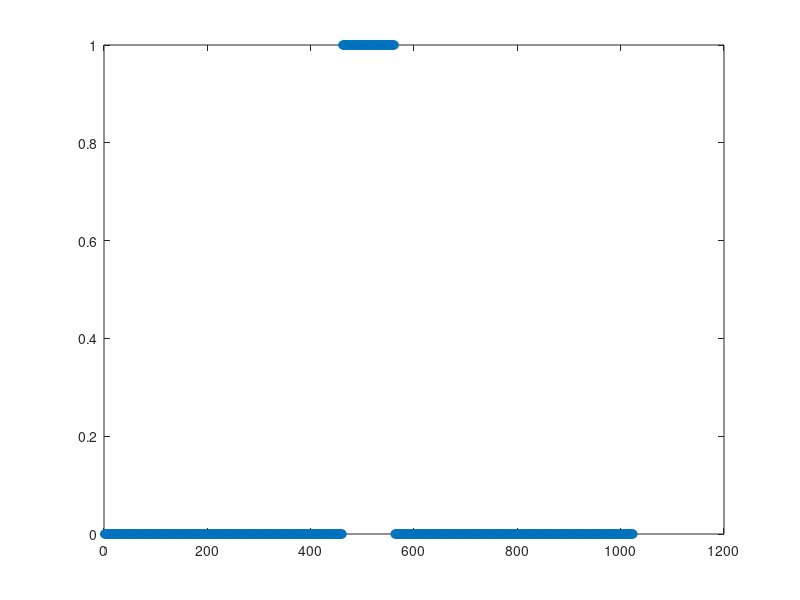
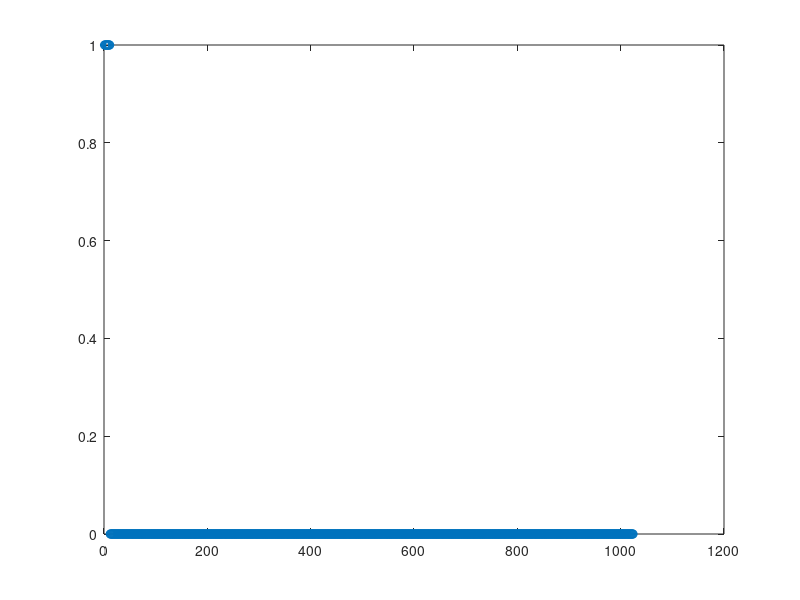
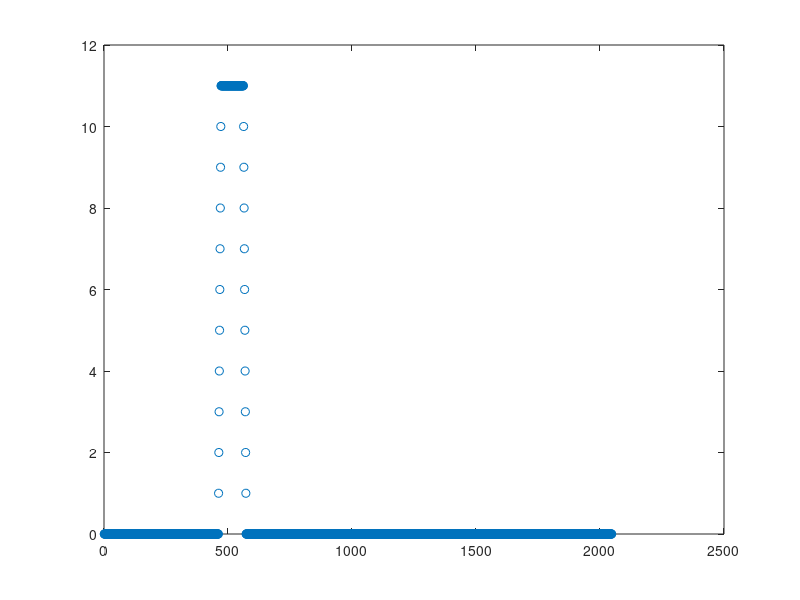
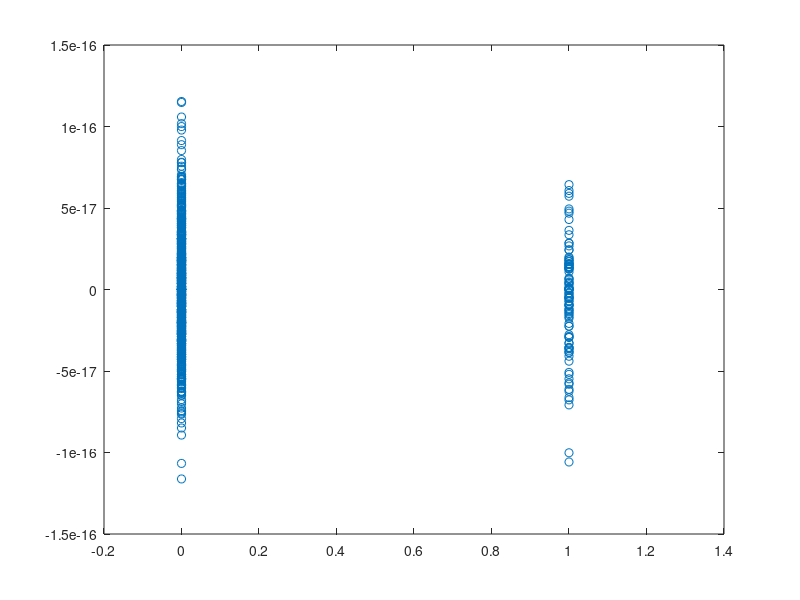

MATLAB code to generate these figures, in order:
N_SAMP = 1024;

w = linspace(0, 2 * pi * (1 - 1 / N_SAMP), N_SAMP); 

h_n = zeros(N_SAMP, 1);
h_n(1 : 11) = 1;

x_n = zeros(N_SAMP, 1);
x_n(N_SAMP / 2 - 50 : N_SAMP / 2 + 50) = 1;

y_n = conv(x_n, h_n);
Y_jw = fft(y_n, N_SAMP);

H_jw = fft(h_n, N_SAMP);

H_jw_inv = 1 ./ H_jw;

% Previously we tried first doing IFFT of H_jw_inv (to get h_n_inv) and 
% convolving that with y_n, but that didn't work. So instead we multiply
% in the fourier domain and THEN do the IFFT. That works correctly.
deconv = ifft(Y_jw .* H_jw_inv); 

figure(1)
plot(x_n, 'Marker', 'o', 'LineStyle', 'none');

figure(2)
plot(h_n, 'Marker', 'o', 'LineStyle', 'none');

figure(3)
plot(y_n, 'Marker', 'o', 'LineStyle', 'none');

figure(4)
plot(deconv, 'Marker', 'o', 'LineStyle', 'none');
